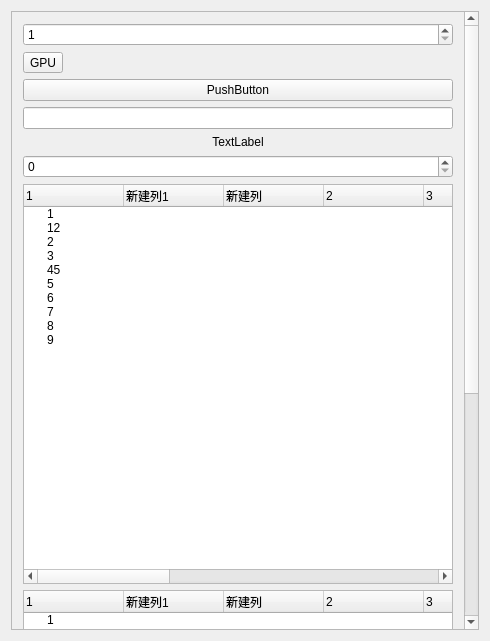
<?xml version="1.0" encoding="UTF-8"?>
<ui version="4.0">
 <class>MyQtDemo</class>
 <widget class="QWidget" name="MyQtDemo">
  <property name="geometry">
   <rect>
    <x>0</x>
    <y>0</y>
    <width>490</width>
    <height>641</height>
   </rect>
  </property>
  <property name="windowTitle">
   <string>MyQtDemo</string>
  </property>
  <layout class="QVBoxLayout" name="verticalLayout">
   <item>
    <widget class="QScrollArea" name="scrollArea">
     <property name="widgetResizable">
      <bool>true</bool>
     </property>
     <widget class="QWidget" name="scrollAreaWidgetContents">
      <property name="geometry">
       <rect>
        <x>0</x>
        <y>0</y>
        <width>449</width>
        <height>1003</height>
       </rect>
      </property>
      <layout class="QVBoxLayout" name="verticalLayout_2">
       <item>
        <widget class="MySpinBox" name="spinBox">
         <property name="minimum">
          <number>1</number>
         </property>
        </widget>
       </item>
       <item>
        <widget class="QToolButton" name="toolButton">
         <property name="text">
          <string>GPU</string>
         </property>
        </widget>
       </item>
       <item>
        <widget class="QPushButton" name="pushButton">
         <property name="text">
          <string>PushButton</string>
         </property>
        </widget>
       </item>
       <item>
        <widget class="QLineEdit" name="lineEdit">
         <property name="echoMode">
          <enum>QLineEdit::PasswordEchoOnEdit</enum>
         </property>
        </widget>
       </item>
       <item>
        <widget class="QLabel" name="label">
         <property name="text">
          <string>TextLabel</string>
         </property>
         <property name="alignment">
          <set>Qt::AlignCenter</set>
         </property>
        </widget>
       </item>
       <item>
        <widget class="QSpinBox" name="spinBox_2"/>
       </item>
       <item>
        <widget class="QTreeWidget" name="treeWidget">
         <property name="minimumSize">
          <size>
           <width>0</width>
           <height>400</height>
          </size>
         </property>
         <column>
          <property name="text">
           <string>1</string>
          </property>
         </column>
         <column>
          <property name="text">
           <string>新建列1</string>
          </property>
         </column>
         <column>
          <property name="text">
           <string>新建列</string>
          </property>
         </column>
         <column>
          <property name="text">
           <string>2</string>
          </property>
         </column>
         <column>
          <property name="text">
           <string>3</string>
          </property>
         </column>
         <column>
          <property name="text">
           <string>4</string>
          </property>
         </column>
         <column>
          <property name="text">
           <string>5</string>
          </property>
         </column>
         <column>
          <property name="text">
           <string>6</string>
          </property>
         </column>
         <column>
          <property name="text">
           <string>7</string>
          </property>
         </column>
         <column>
          <property name="text">
           <string>8</string>
          </property>
         </column>
         <column>
          <property name="text">
           <string>9</string>
          </property>
         </column>
         <column>
          <property name="text">
           <string>10</string>
          </property>
         </column>
         <column>
          <property name="text">
           <string>13</string>
          </property>
         </column>
         <item>
          <property name="text">
           <string>1</string>
          </property>
          <property name="text">
           <string/>
          </property>
          <property name="text">
           <string/>
          </property>
          <property name="text">
           <string/>
          </property>
          <property name="text">
           <string/>
          </property>
          <property name="text">
           <string/>
          </property>
          <property name="text">
           <string/>
          </property>
          <property name="text">
           <string/>
          </property>
          <property name="text">
           <string/>
          </property>
          <property name="text">
           <string/>
          </property>
          <property name="text">
           <string/>
          </property>
          <property name="text">
           <string/>
          </property>
          <property name="text">
           <string/>
          </property>
         </item>
         <item>
          <property name="text">
           <string>12</string>
          </property>
          <property name="text">
           <string/>
          </property>
          <property name="text">
           <string/>
          </property>
          <property name="text">
           <string/>
          </property>
          <property name="text">
           <string/>
          </property>
          <property name="text">
           <string/>
          </property>
          <property name="text">
           <string/>
          </property>
          <property name="text">
           <string/>
          </property>
          <property name="text">
           <string/>
          </property>
          <property name="text">
           <string/>
          </property>
          <property name="text">
           <string/>
          </property>
          <property name="text">
           <string/>
          </property>
          <property name="text">
           <string/>
          </property>
         </item>
         <item>
          <property name="text">
           <string>2</string>
          </property>
          <property name="text">
           <string/>
          </property>
          <property name="text">
           <string/>
          </property>
          <property name="text">
           <string/>
          </property>
          <property name="text">
           <string/>
          </property>
          <property name="text">
           <string/>
          </property>
          <property name="text">
           <string/>
          </property>
          <property name="text">
           <string/>
          </property>
          <property name="text">
           <string/>
          </property>
          <property name="text">
           <string/>
          </property>
          <property name="text">
           <string/>
          </property>
          <property name="text">
           <string/>
          </property>
          <property name="text">
           <string/>
          </property>
         </item>
         <item>
          <property name="text">
           <string>3</string>
          </property>
         </item>
         <item>
          <property name="text">
           <string>45</string>
          </property>
         </item>
         <item>
          <property name="text">
           <string>5</string>
          </property>
         </item>
         <item>
          <property name="text">
           <string>6</string>
          </property>
         </item>
         <item>
          <property name="text">
           <string>7</string>
          </property>
         </item>
         <item>
          <property name="text">
           <string>8</string>
          </property>
         </item>
         <item>
          <property name="text">
           <string>9</string>
          </property>
         </item>
        </widget>
       </item>
       <item>
        <widget class="QTreeWidget" name="treeWidget_2">
         <property name="minimumSize">
          <size>
           <width>0</width>
           <height>400</height>
          </size>
         </property>
         <column>
          <property name="text">
           <string>1</string>
          </property>
         </column>
         <column>
          <property name="text">
           <string>新建列1</string>
          </property>
         </column>
         <column>
          <property name="text">
           <string>新建列</string>
          </property>
         </column>
         <column>
          <property name="text">
           <string>2</string>
          </property>
         </column>
         <column>
          <property name="text">
           <string>3</string>
          </property>
         </column>
         <column>
          <property name="text">
           <string>4</string>
          </property>
         </column>
         <column>
          <property name="text">
           <string>5</string>
          </property>
         </column>
         <column>
          <property name="text">
           <string>6</string>
          </property>
         </column>
         <column>
          <property name="text">
           <string>7</string>
          </property>
         </column>
         <column>
          <property name="text">
           <string>8</string>
          </property>
         </column>
         <column>
          <property name="text">
           <string>9</string>
          </property>
         </column>
         <column>
          <property name="text">
           <string>10</string>
          </property>
         </column>
         <column>
          <property name="text">
           <string>13</string>
          </property>
         </column>
         <item>
          <property name="text">
           <string>1</string>
          </property>
          <property name="text">
           <string/>
          </property>
          <property name="text">
           <string/>
          </property>
          <property name="text">
           <string/>
          </property>
          <property name="text">
           <string/>
          </property>
          <property name="text">
           <string/>
          </property>
          <property name="text">
           <string/>
          </property>
          <property name="text">
           <string/>
          </property>
          <property name="text">
           <string/>
          </property>
          <property name="text">
           <string/>
          </property>
          <property name="text">
           <string/>
          </property>
          <property name="text">
           <string/>
          </property>
          <property name="text">
           <string/>
          </property>
         </item>
         <item>
          <property name="text">
           <string>12</string>
          </property>
          <property name="text">
           <string/>
          </property>
          <property name="text">
           <string/>
          </property>
          <property name="text">
           <string/>
          </property>
          <property name="text">
           <string/>
          </property>
          <property name="text">
           <string/>
          </property>
          <property name="text">
           <string/>
          </property>
          <property name="text">
           <string/>
          </property>
          <property name="text">
           <string/>
          </property>
          <property name="text">
           <string/>
          </property>
          <property name="text">
           <string/>
          </property>
          <property name="text">
           <string/>
          </property>
          <property name="text">
           <string/>
          </property>
         </item>
         <item>
          <property name="text">
           <string>2</string>
          </property>
          <property name="text">
           <string/>
          </property>
          <property name="text">
           <string/>
          </property>
          <property name="text">
           <string/>
          </property>
          <property name="text">
           <string/>
          </property>
          <property name="text">
           <string/>
          </property>
          <property name="text">
           <string/>
          </property>
          <property name="text">
           <string/>
          </property>
          <property name="text">
           <string/>
          </property>
          <property name="text">
           <string/>
          </property>
          <property name="text">
           <string/>
          </property>
          <property name="text">
           <string/>
          </property>
          <property name="text">
           <string/>
          </property>
         </item>
         <item>
          <property name="text">
           <string>3</string>
          </property>
         </item>
         <item>
          <property name="text">
           <string>45</string>
          </property>
         </item>
         <item>
          <property name="text">
           <string>5</string>
          </property>
         </item>
         <item>
          <property name="text">
           <string>6</string>
          </property>
         </item>
         <item>
          <property name="text">
           <string>7</string>
          </property>
         </item>
         <item>
          <property name="text">
           <string>8</string>
          </property>
         </item>
         <item>
          <property name="text">
           <string>9</string>
          </property>
         </item>
        </widget>
       </item>
      </layout>
     </widget>
    </widget>
   </item>
  </layout>
 </widget>
 <layoutdefault spacing="6" margin="11"/>
 <customwidgets>
  <customwidget>
   <class>MySpinBox</class>
   <extends>QSpinBox</extends>
   <header>MySpinBox.h</header>
  </customwidget>
 </customwidgets>
 <resources/>
 <connections/>
</ui>
